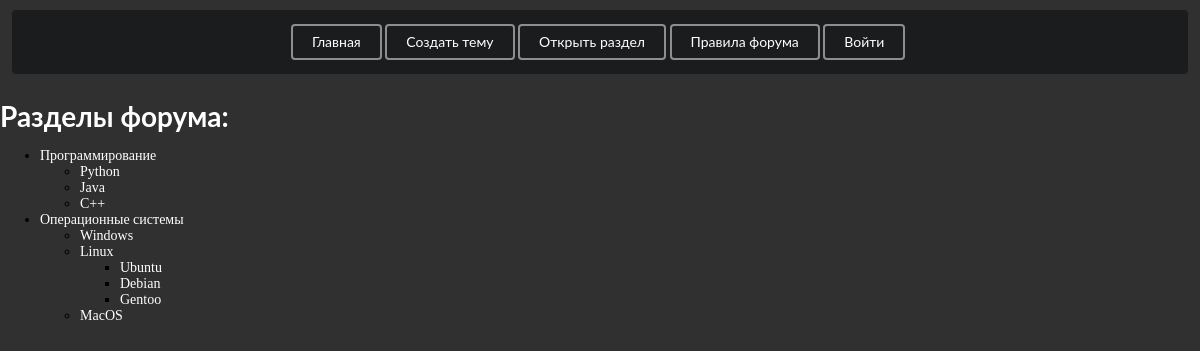
Page /categories/ on the earlier database version.
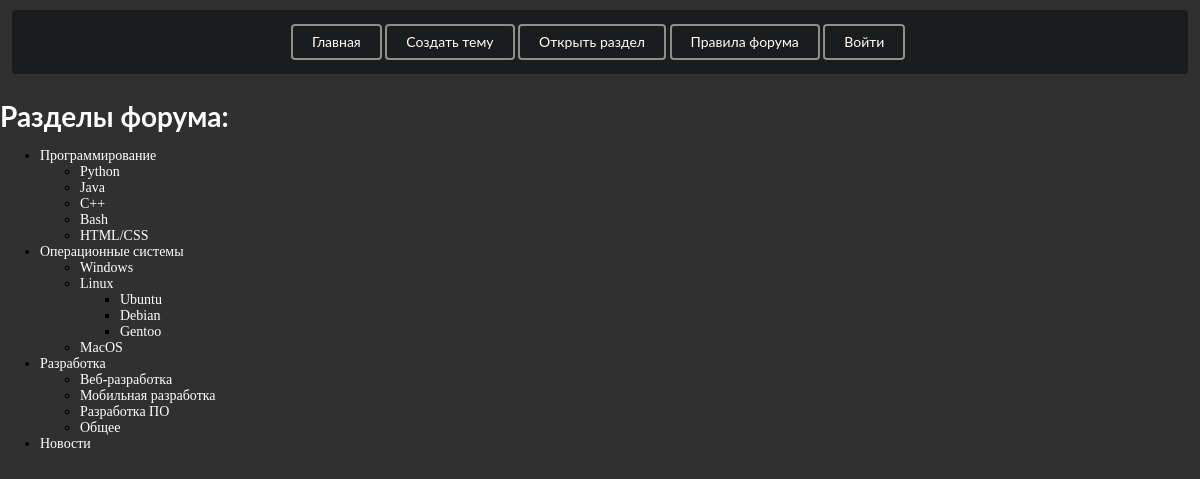
Same page on the later database version.
### main_app/models.py (models this page shows, shortened)
class Category(MPTTModel):
    name = models.CharField(max_length=255)
    parent = TreeForeignKey('self', on_delete=models.CASCADE, null=True, blank=True, related_name='children')
    class MPTTMeta:
        order_insertion_by = ['name']

### main_app/views.py (the view)
# urls.py: path('categories/', views.category_page, name="categories"),
def category_page(request):
    categories = Category.objects.filter(parent=None)
    def get_children(category):
        children = category.children.all()
        if children:
            for child in children:
                child.children.set(get_children(child))
        return children
    for category in categories:
        category.children.set(get_children(category))
    return render(request, "main_app/category.html", {'categories': categories})

### main_app/templates/main_app/category.html (shortened to what this page needs)
{% include "header.html" %}
{% block content %}
  <h1>Разделы форума:</h1>
  <ul class="menu">
    {% for category in categories %}
        <li class="menu">
            <a class="menu" href="{% url 'category' category.pk %}">{{ category.name }}</a>
            {% include 'main_app/subcategory_list.html' with categories=category.children.all %}
        </li>
    {% endfor %}
  </ul>
{% endblock %}

### templates/header.html (shortened to what this page needs)
<header>
<div class="ui inverted segment">
  <form action="/"><button class="ui inverted orange basic button">Главная</button></form>
  <a href="{% url 'add' %}"><button class="ui inverted yellow basic button">Создать тему</button></a>
  <a href="{% url 'categories' %}"><button class="ui inverted teal basic button">Открыть раздел</button></a>
  <a href="{% url 'rules' %}"><button class="ui inverted violet basic button">Правила форума</button></a>
  {% if not user.is_authenticated %}
  <a href="{% url 'login' %}"><button class="ui inverted green basic button">Войти</button></a>
  {% endif %}
</div>
</header>

### main_app/templates/main_app/subcategory_list.html
{% if categories %}
    <ul>
        {% for category in categories %}
            <li>
                <a href="{% url 'category' category.pk %}">{{ category.name }}</a>
                {% include 'main_app/subcategory_list.html' with categories=category.children.all %}
            </li>
        {% endfor %}
    </ul>
{% endif %}

### main_app/templates/main_app/category.html (style rules this page uses)
a { color:white }
h1 { color:white }

Differences in the rows shown:
added Category: name "Bash", shown under "Программирование"
added Category: name "HTML/CSS", shown under "Программирование"
added Category: name "Разработка", shown under "Разделы форума:"
added Category: name "Веб-разработка", shown under "Разработка"
added Category: name "Мобильная разработка", shown under "Разработка"
added Category: name "Разработка ПО", shown under "Разработка"
added Category: name "Общее", shown under "Разработка"
added Category: name "Новости", shown under "Разделы форума:"
